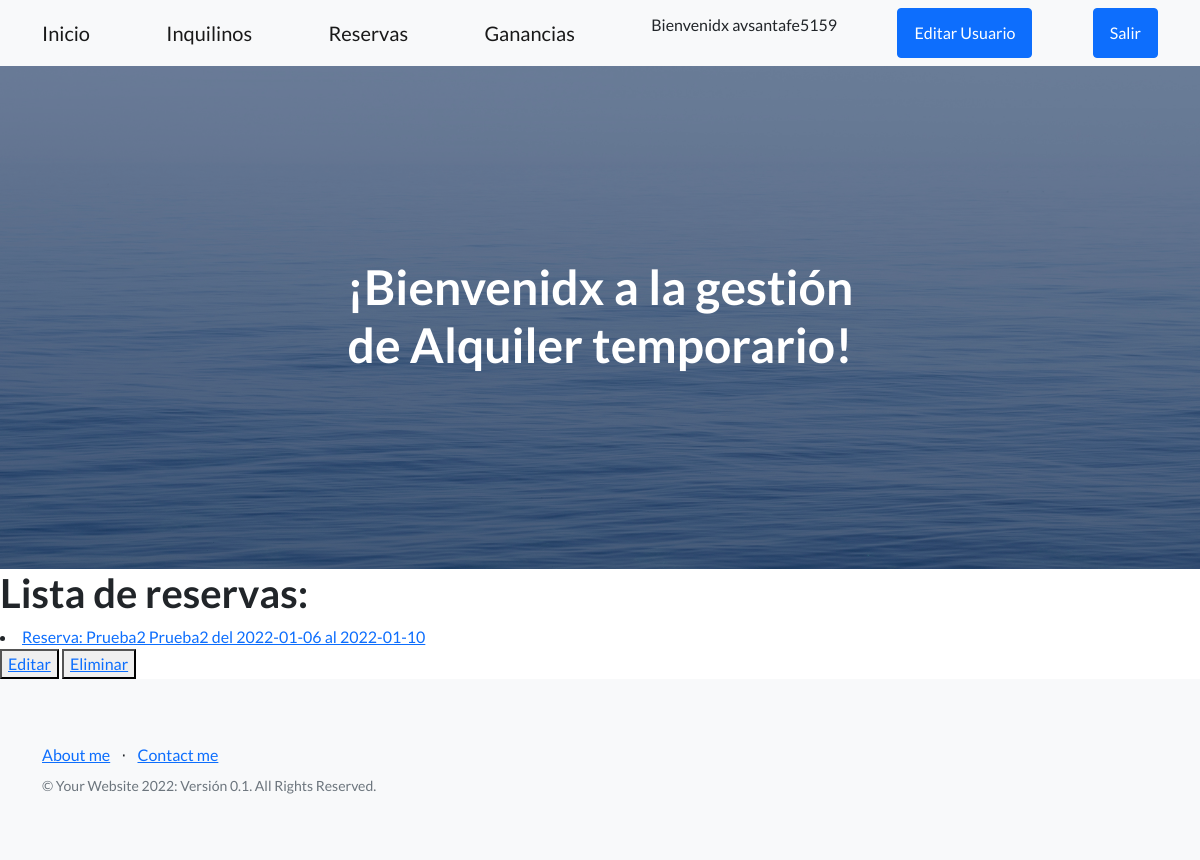
Before: /emp-app1/gain-read/ (signed in) with the older database file.
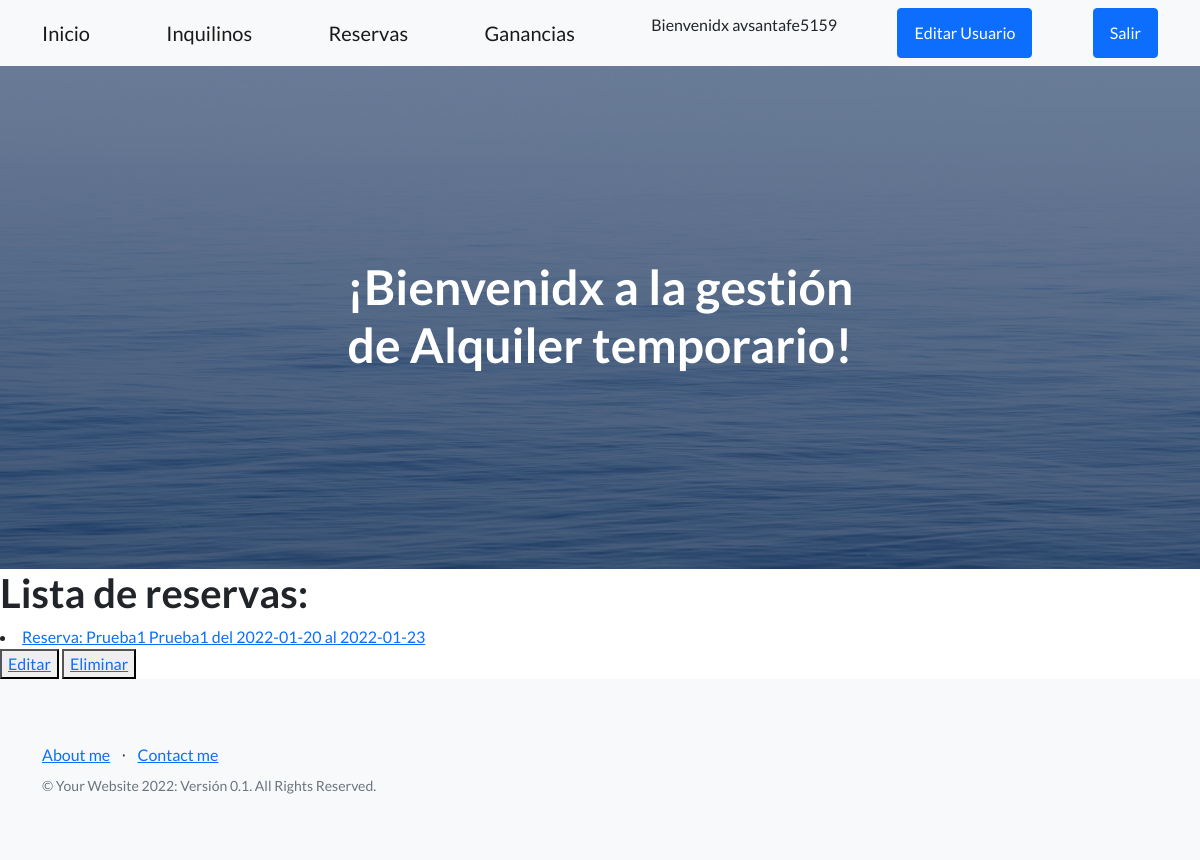
After: the same page with the newer database file.
### EmpApp1/models.py (models this page shows)
class Gain (models.Model):
    booking= models.ForeignKey(Booking, on_delete= models.CASCADE)
    daily_price = models.IntegerField(verbose_name= 'Precio diario')
    manag_cost = models.IntegerField(verbose_name= 'Costo de gestion')
    maint_cost = models.IntegerField(verbose_name= 'Costo de mantenimiento')
    clean_cost = models.IntegerField(verbose_name= 'Costo de limpieza')
    gain = models.IntegerField(verbose_name= 'Ganancia')
    def __str__(self):
        return f'Reserva: {self.booking} '
    class Meta:
        db_table = 'Gain'
        verbose_name = 'Ganancia'
        verbose_name_plural = 'Ganancias'
        ordering = ['id']

class Booking (models.Model):
    person = models.ForeignKey(Person,on_delete=models.CASCADE, blank= False, null= False, verbose_name= 'Inquilino')
    date_in = models.DateField(max_length=30, verbose_name= 'Fecha de entrada')
    date_out = models.DateField(max_length=30, verbose_name= 'Fecha de salida')
    def __str__(self):
        return f'{self.person} del {self.date_in} al {self.date_out}'
    class Meta:
        db_table = 'Booking'
        verbose_name = 'Reserva'
        verbose_name_plural = 'Reservas'

class Person (models.Model):
    first_name = models.CharField(max_length=30, verbose_name= 'Nombre')
    last_name = models.CharField(max_length=30, verbose_name= 'Apellido')
    dni = models.CharField(max_length=10, verbose_name='DNI')
    tel = models.CharField(max_length=30, verbose_name= 'Telefono')
    email = models.EmailField(max_length=50, verbose_name= 'Email')
    def __str__(self):
        return f'{self.first_name} {self.last_name}'
    class Meta:
        db_table = 'Person'
        verbose_name = 'Inquilino'
        verbose_name_plural = 'Inquilinos'
        ordering = ['last_name']

### EmpApp1/views.py (the view)
# urls.py: path('gain-read/',gain_read.as_view() , name="gain-read"),
class gain_read (LoginRequiredMixin,ListView):
    model = Gain
    template_name = 'gain_read.html'
    context_object_name = "gain" #Contexto para el template (html)

### EmpApp1/Templates/gain_read.html
{% extends 'temp_padre.html' %}
{% load static %}
{% block ContenidoQueCambia %}
    <h1> Lista de reservas:</h1>
    {% for g in gain %}
        <li>
            <a href="{% url 'gain-detail' g.id %}">{{g}}</a>
         </li>
         <div>
            <button>
                <a href="{% url 'gain-update' g.id %}">Editar</a>
            </button>
            <button>
                <a href="{% url 'gain-delete' g.id %}">Eliminar</a>
            </button>
         </div>
    {% endfor %}
{% endblock ContenidoQueCambia %}

Changed rows visible on the page:
removed Gain: booking.date_out "Reserva: Prueba2 Prueba2 del 2022-01-06 al 2022-01-10"
added Gain: booking.date_out "Reserva: Prueba1 Prueba1 del 2022-01-20 al 2022-01-23"
